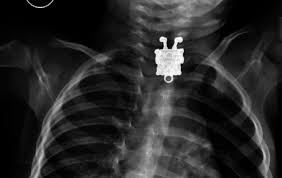
#> input picture Correcion_De_iluminacio_e_edicion_de_canales_de_color/xray_neck.jpeg, 282 x 178 px
$ python Correccio_de_iluminacion.py
#> lines starting #> are read from the running program, lines starting #| are printed output that depends on the picture; after the words box and inside, x2 and y2 are one past the last pixel; in counts of white or black regions, pixels touching at a corner belong together
# -*- coding: utf-8 -*-
"""
Created on Sun Sep 15 20:34:54 2024

@author: Efrain Jimenez M
"""

import cv2
import numpy as np

imagen=cv2.imread("xray_neck.jpeg")
#> imagen is the input picture: shape (178, 282, 3); min 0, max 255, mean 40

imagen1=imagen.copy()
imagen2=imagen.copy()
imagen3=imagen.copy()
imagen1[:,:,2]+=5
imagen1[:,:,1]+=50    #Edicion de imagen no#1
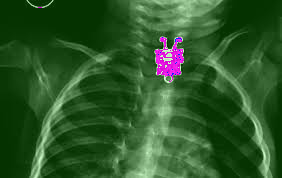
#> imagen1: shape (178, 282, 3); mean B, G, R 40, 86.6, 44.8
imagen2[:,:,1]+=60    #Edicion de imagen no#2
imagen3[:,:,2]+=60    #Edicion de imagen no#3
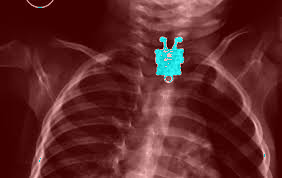
#> imagen3: shape (178, 282, 3); mean B, G, R 40, 40, 96.2

def whitepatch(image):
    m,n,c=image.shape
    # Copia de la imagen de entrada
    imagenc = image.copy().astype(np.float32)

    # Normaliza la imagen a valores entre 0 y 1
    imagenc /= 255.0

    # Calcula la media de cada canal de color
    mean_b = np.mean(imagenc[:, :, 0])
    mean_g = np.mean(imagenc[:, :, 1])
    mean_r = np.mean(imagenc[:, :, 2])

    # Calcula el factor de ajuste para cada canal
    factor_b = 255 / mean_b
    factor_g = 255 / mean_g
    factor_r = 255 / mean_r


    for x in range(m):
        for y in range(n):
            imagenc[x,y,0]=imagenc[x,y,0]*factor_b
            imagenc[x,y,1]=imagenc[x,y,1]*factor_g
            imagenc[x,y,2]=imagenc[x,y,2]*factor_r

    # Convierte la imagen de nuevo al tipo de datos uint8
    imagenc = np.clip(imagenc, 0, 255).astype(np.uint8)

    return imagenc

def mostrar(img):
    cv2.imshow("imagen", img)
    cv2.waitKey()
    cv2.destroyAllWindows()

def clasificador(imagen):
    m,n,c=imagen.shape  #Lo convierte a matriz
    imagen_b=np.zeros((m,n))  #Pone la imagen en puros ceros y hace que se haga negra
    imagen_b /= 255.0
    for x in range(m):
        for y in range(n):
            if imagen[x,y,0]<230:  #De forma BGR
                imagen_b[x,y]=255  #Va poniendo de blanco los pixeles que encuentra


    # Convierte la imagen de nuevo al tipo de datos uint8
    imagen_b = np.clip(imagen_b, 0, 255).astype(np.uint8)

    return imagen_b

imagencls1 = clasificador(imagen1)
#> after the loop in clasificador, `for x in range(m):`:
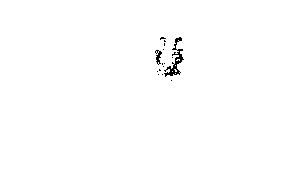
#> imagen_b: shape (178, 282) float64; 99.4% white; black in thin lines or dots, all inside (x1, y1, x2, y2) = (155, 37, 184, 81)
imagencls2 = clasificador(imagen2)
imagencls3 = clasificador(imagen3)
img1 = whitepatch(imagen1)
#> in whitepatch, `mean_b = np.mean(imagenc[:, :, 0])`: mean_b = 0.157
#> in whitepatch, `mean_g = np.mean(imagenc[:, :, 1])`: mean_g = 0.34
#> in whitepatch, `mean_r = np.mean(imagenc[:, :, 2])`: mean_r = 0.176
#> in whitepatch, `factor_b = 255 / mean_b`: factor_b = 1626.9
#> in whitepatch, `factor_g = 255 / mean_g`: factor_g = 750.6
#> in whitepatch, `factor_r = 255 / mean_r`: factor_r = 1451.3
img2 = whitepatch(imagen2)
#> in whitepatch (call 2), `mean_g = np.mean(imagenc[:, :, 1])`: mean_g = 0.377
#> in whitepatch (call 2), `mean_r = np.mean(imagenc[:, :, 2])`: mean_r = 0.157
#> in whitepatch (call 2), `factor_g = 255 / mean_g`: factor_g = 676
#> in whitepatch (call 2), `factor_r = 255 / mean_r`: factor_r = 1626.9
#> in whitepatch (call 2), `imagenc = np.clip(imagenc, 0, 255).astype(np.uint8)`:
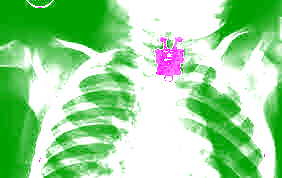
#> imagenc: shape (178, 282, 3); mean B, G, R 152.2, 215.6, 152.2
img3 = whitepatch(imagen3)
#> in whitepatch (call 3), `mean_g = np.mean(imagenc[:, :, 1])`: mean_g = 0.157
#> in whitepatch (call 3), `mean_r = np.mean(imagenc[:, :, 2])`: mean_r = 0.377
#> in whitepatch (call 3), `factor_g = 255 / mean_g`: factor_g = 1626.9
#> in whitepatch (call 3), `factor_r = 255 / mean_r`: factor_r = 676
#> after the loop in whitepatch (call 3), `for x in range(m):`:
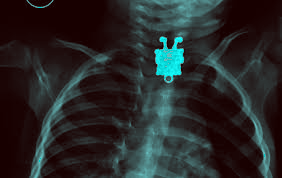
#> imagenc: shape (178, 282, 3) float32; mean B, G, R 255, 255, 255; drawn with min black and max white
#> in whitepatch (call 3), `imagenc = np.clip(imagenc, 0, 255).astype(np.uint8)`:
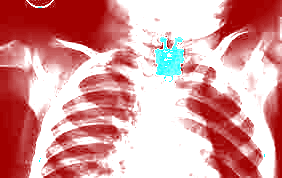
#> imagenc: shape (178, 282, 3); mean B, G, R 152.2, 152.2, 215.6
imgcls1 = clasificador(img1)
#> after the loop in clasificador (call 4), `for x in range(m):`:
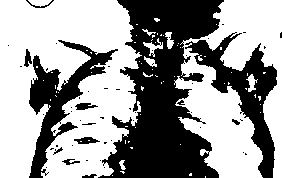
#> imagen_b: shape (178, 282) float64; 60% white; 54 black regions (42 under 20 px), largest, box (x1, y1, x2, y2) and area: (98, 0, 224, 178) 12257, (185, 32, 277, 178) 3805, (29, 40, 118, 178) 3413
imgcls2 = clasificador(img2)
imgcls3 = clasificador(img3)

cv2.imshow("imagen1", imagen1)
cv2.imwrite("imagen1.jpg", imagen1)
cv2.imshow("imagen2", imagen2)
cv2.imwrite("imagen2.jpg", imagen2)
cv2.imshow("imagen3", imagen3)
cv2.imwrite("imagen3.jpg", imagen3)
cv2.imshow("imagen1_1", imagencls1)
cv2.imwrite("imagen1_1.jpg", imagencls1)
cv2.imshow("imagen2_2", imagencls2)
cv2.imwrite("imagen2_2.jpg", imagencls2)
cv2.imshow("imagen3_3", imagencls3)
cv2.imwrite("imagen3_3.jpg", imagencls3)
cv2.imshow("imagen1_1_1", img1)    #rgba(255,255,232,255)
cv2.imwrite("imagen1_1_1.jpg", img1)
cv2.imshow("imagen2_2_2", img2)    #rgba(254,240,255,255)
cv2.imwrite("imagen2_2_2.jpg", img2)
cv2.imshow("imagen3_3_3", img3)    #rgba(255,255,255,255)
cv2.imwrite("imagen3_3_3.jpg", img3)
cv2.imshow("imagen1_1_1_1", imgcls1)
cv2.imwrite("imagen1_1_1_1.jpg", imgcls1)
cv2.imshow("imagen2_2_2_2", imgcls2)
cv2.imwrite("imagen2_2_2_2.jpg", imgcls2)
cv2.imshow("imagen3_3_3_3", imgcls3)
cv2.imwrite("imagen3_3_3_3.jpg", imgcls3)
cv2.waitKey()
cv2.destroyAllWindows()
